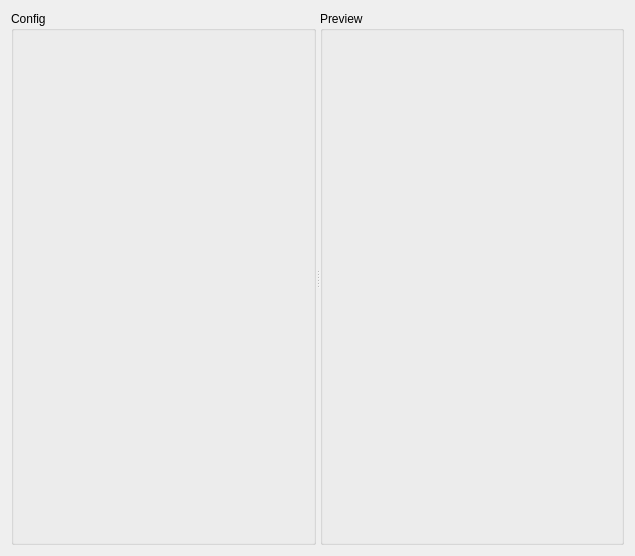
<?xml version="1.0" encoding="UTF-8"?>
<ui version="4.0">
 <class>GeneralFilterWindow</class>
 <widget class="QWidget" name="GeneralFilterWindow">
  <property name="geometry">
   <rect>
    <x>0</x>
    <y>0</y>
    <width>635</width>
    <height>556</height>
   </rect>
  </property>
  <property name="windowTitle">
   <string>Form</string>
  </property>
  <layout class="QGridLayout" name="gridLayout">
   <item row="0" column="0">
    <widget class="QSplitter" name="splitter">
     <property name="orientation">
      <enum>Qt::Horizontal</enum>
     </property>
     <widget class="QGroupBox" name="groupBox">
      <property name="maximumSize">
       <size>
        <width>350</width>
        <height>16777215</height>
       </size>
      </property>
      <property name="title">
       <string>Config</string>
      </property>
      <layout class="QGridLayout" name="gridLayout_4">
       <item row="0" column="0">
        <layout class="QVBoxLayout" name="configLayout"/>
       </item>
      </layout>
     </widget>
     <widget class="QGroupBox" name="groupBox_2">
      <property name="title">
       <string>Preview</string>
      </property>
      <layout class="QGridLayout" name="gridLayout_2">
       <item row="0" column="0">
        <layout class="QVBoxLayout" name="previewLayout"/>
       </item>
      </layout>
     </widget>
    </widget>
   </item>
  </layout>
 </widget>
 <resources/>
 <connections/>
</ui>
